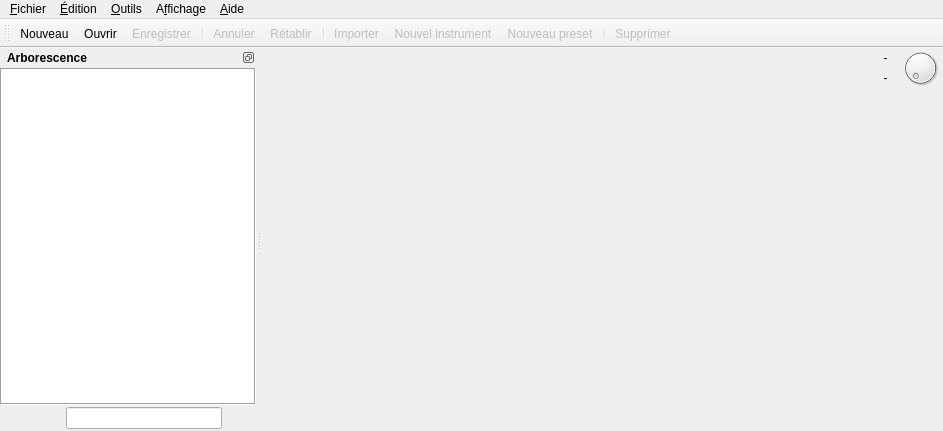
 <widget class="QMainWindow" name="MainWindow">
  <property name="geometry">
   <rect>
    <x>0</x>
    <y>0</y>
    <width>943</width>
    <height>431</height>
   </rect>
  </property>
  <property name="contextMenuPolicy">
   <enum>Qt::CustomContextMenu</enum>
  </property>
  <property name="windowTitle">
   <string>Polyphone</string>
  </property>
  <property name="windowIcon">
   <iconset resource="ressources.qrc">
    <normaloff>:/icones/icon</normaloff>:/icones/icon</iconset>
  </property>
  <property name="styleSheet">
   <string notr="true"/>
  </property>
  <property name="dockOptions">
   <set>QMainWindow::AllowNestedDocks|QMainWindow::AllowTabbedDocks|QMainWindow::AnimatedDocks</set>
  </property>
  <widget class="QWidget" name="centralWidget">
   <layout class="QGridLayout" name="gridLayout">
    <property name="margin">
     <number>0</number>
    </property>
    <property name="horizontalSpacing">
     <number>6</number>
    </property>
    <item row="0" column="0">
     <widget class="QWidget" name="ensembleKeyboard" native="true">
      <layout class="QHBoxLayout" name="horizontalLayout_4">
       <property name="spacing">
        <number>0</number>
       </property>
       <property name="margin">
        <number>0</number>
       </property>
       <item>
        <spacer name="horizontalSpacer">
         <property name="orientation">
          <enum>Qt::Horizontal</enum>
         </property>
         <property name="sizeType">
          <enum>QSizePolicy::Expanding</enum>
         </property>
         <property name="sizeHint" stdset="0">
          <size>
           <width>40</width>
           <height>20</height>
          </size>
         </property>
        </spacer>
       </item>
       <item>
        <layout class="QVBoxLayout" name="verticalLayout">
         <property name="spacing">
          <number>0</number>
         </property>
         <property name="rightMargin">
          <number>0</number>
         </property>
         <item>
          <widget class="QLabel" name="labelNote">
           <property name="minimumSize">
            <size>
             <width>25</width>
             <height>0</height>
            </size>
           </property>
           <property name="maximumSize">
            <size>
             <width>25</width>
             <height>16777215</height>
            </size>
           </property>
           <property name="font">
            <font>
             <pointsize>9</pointsize>
            </font>
           </property>
           <property name="text">
            <string>-</string>
           </property>
           <property name="alignment">
            <set>Qt::AlignCenter</set>
           </property>
          </widget>
         </item>
         <item>
          <widget class="QLabel" name="labelVelocite">
           <property name="minimumSize">
            <size>
             <width>25</width>
             <height>0</height>
            </size>
           </property>
           <property name="maximumSize">
            <size>
             <width>25</width>
             <height>16777215</height>
            </size>
           </property>
           <property name="font">
            <font>
             <pointsize>9</pointsize>
            </font>
           </property>
           <property name="text">
            <string>-</string>
           </property>
           <property name="alignment">
            <set>Qt::AlignCenter</set>
           </property>
          </widget>
         </item>
        </layout>
       </item>
       <item>
        <widget class="QDial" name="velocityButton">
         <property name="minimumSize">
          <size>
           <width>45</width>
           <height>35</height>
          </size>
         </property>
         <property name="maximumSize">
          <size>
           <width>45</width>
           <height>40</height>
          </size>
         </property>
         <property name="maximum">
          <number>127</number>
         </property>
        </widget>
       </item>
      </layout>
     </widget>
    </item>
    <item row="2" column="0">
     <widget class="QStackedWidget" name="stackedWidget">
      <property name="currentIndex">
       <number>0</number>
      </property>
      <widget class="QWidget" name="page_Soft">
       <layout class="QGridLayout" name="gridLayout_2">
        <item row="0" column="0">
         <widget class="QLabel" name="label">
          <property name="sizePolicy">
           <sizepolicy hsizetype="Maximum" vsizetype="Maximum">
            <horstretch>50</horstretch>
            <verstretch>50</verstretch>
           </sizepolicy>
          </property>
          <property name="text">
           <string/>
          </property>
          <property name="pixmap">
           <pixmap resource="ressources.qrc">:/icones/logo</pixmap>
          </property>
         </widget>
        </item>
       </layout>
      </widget>
     </widget>
    </item>
   </layout>
  </widget>
  <widget class="QMenuBar" name="Menubar">
   <property name="geometry">
    <rect>
     <x>0</x>
     <y>0</y>
     <width>943</width>
     <height>23</height>
    </rect>
   </property>
   <property name="accessibleDescription">
    <string/>
   </property>
   <widget class="QMenu" name="menuFichier">
    <property name="title">
     <string>&amp;Fichier</string>
    </property>
    <addaction name="actionNouveau"/>
    <addaction name="actionOuvrir"/>
    <addaction name="separator"/>
    <addaction name="actionEnregistrer"/>
    <addaction name="actionEnregistrer_sous"/>
    <addaction name="separator"/>
    <addaction name="actionImporter"/>
    <addaction name="actionExporter"/>
    <addaction name="separator"/>
    <addaction name="actionFichier_1"/>
    <addaction name="actionFichier_2"/>
    <addaction name="actionFichier_3"/>
    <addaction name="actionFichier_4"/>
    <addaction name="actionFichier_5"/>
    <addaction name="separator"/>
    <addaction name="actionFermer_le_fichier"/>
    <addaction name="actionQuitter"/>
   </widget>
   <widget class="QMenu" name="menu">
    <property name="title">
     <string>&amp;Aide</string>
    </property>
    <addaction name="actionSommaire"/>
    <addaction name="separator"/>
    <addaction name="actionA_propos"/>
   </widget>
   <widget class="QMenu" name="menuEdition">
    <property name="title">
     <string>&amp;Édition</string>
    </property>
    <addaction name="actionAnnuler"/>
    <addaction name="actionR_tablir"/>
    <addaction name="separator"/>
    <addaction name="actionCopier"/>
    <addaction name="actionColler"/>
    <addaction name="action_Supprimer"/>
    <addaction name="separator"/>
    <addaction name="actionRenommer"/>
    <addaction name="separator"/>
    <addaction name="actionPr_f_rences"/>
   </widget>
   <widget class="QMenu" name="menuOutils">
    <property name="title">
     <string>&amp;Outils</string>
    </property>
    <widget class="QMenu" name="menuSample">
     <property name="enabled">
      <bool>false</bool>
     </property>
     <property name="title">
      <string>&amp;Sample</string>
     </property>
     <addaction name="actionAjuster_la_fin_de_boucle"/>
     <addaction name="actionBouclage_automatique"/>
     <addaction name="action_Diminuer_sifflements"/>
     <addaction name="actionEnlever_blanc_au_d_part"/>
     <addaction name="actionFiltre_mur_de_brique"/>
     <addaction name="actionNormaliser_volume"/>
     <addaction name="action_R_glage_balance"/>
     <addaction name="actionTransposer"/>
    </widget>
    <widget class="QMenu" name="menuDivers">
     <property name="enabled">
      <bool>false</bool>
     </property>
     <property name="title">
      <string>&amp;Sf2</string>
     </property>
     <addaction name="action_Association_auto_samples"/>
     <addaction name="action_Enlever_les_l_ments_non_utilis_s"/>
     <addaction name="actionR_gler_att_nuation_minimale"/>
    </widget>
    <widget class="QMenu" name="menuInstrument">
     <property name="enabled">
      <bool>false</bool>
     </property>
     <property name="title">
      <string>&amp;Instrument</string>
     </property>
     <addaction name="action_Cr_ation_mutation_mixture"/>
     <addaction name="actionD_saccordage_ondulant"/>
     <addaction name="actionD_uplication_des_divisions"/>
     <addaction name="action_laboration_release"/>
     <addaction name="action_Param_trage_global"/>
     <addaction name="action_R_partition_automatique"/>
     <addaction name="actionSpacialisation_du_son"/>
    </widget>
    <widget class="QMenu" name="menuPreset">
     <property name="enabled">
      <bool>false</bool>
     </property>
     <property name="title">
      <string>&amp;Preset</string>
     </property>
     <addaction name="actionDuplication_des_divisions"/>
     <addaction name="action_Param_trage_global_2"/>
    </widget>
    <addaction name="menuSample"/>
    <addaction name="menuInstrument"/>
    <addaction name="menuPreset"/>
    <addaction name="menuDivers"/>
    <addaction name="actionMagn_tophone"/>
   </widget>
   <widget class="QMenu" name="menuAffichage">
    <property name="title">
     <string>A&amp;ffichage</string>
    </property>
    <widget class="QMenu" name="menuClavier">
     <property name="title">
      <string>Clavier</string>
     </property>
     <addaction name="actionAucun"/>
     <addaction name="action5_octaves"/>
     <addaction name="action6_octaves"/>
     <addaction name="action128_notes"/>
    </widget>
    <addaction name="actionBarre_d_outils"/>
    <addaction name="actionSection_modulateurs"/>
    <addaction name="menuClavier"/>
   </widget>
   <addaction name="menuFichier"/>
   <addaction name="menuEdition"/>
   <addaction name="menuOutils"/>
   <addaction name="menuAffichage"/>
   <addaction name="menu"/>
  </widget>
  <widget class="QToolBar" name="toolBar">
   <property name="windowTitle">
    <string>Barre d'outils</string>
   </property>
   <property name="toolTip">
    <string/>
   </property>
   <property name="autoFillBackground">
    <bool>false</bool>
   </property>
   <property name="allowedAreas">
    <set>Qt::BottomToolBarArea|Qt::TopToolBarArea</set>
   </property>
   <attribute name="toolBarArea">
    <enum>TopToolBarArea</enum>
   </attribute>
   <attribute name="toolBarBreak">
    <bool>false</bool>
   </attribute>
   <addaction name="actionNouveau"/>
   <addaction name="actionOuvrir"/>
   <addaction name="actionEnregistrer"/>
   <addaction name="separator"/>
   <addaction name="actionAnnuler"/>
   <addaction name="actionR_tablir"/>
   <addaction name="separator"/>
   <addaction name="actionImporter"/>
   <addaction name="actionNouvel_instrument"/>
   <addaction name="actionNouveau_preset"/>
   <addaction name="separator"/>
   <addaction name="action_Supprimer"/>
  </widget>
  <widget class="QDockWidget" name="dockWidget">
   <property name="minimumSize">
    <size>
     <width>220</width>
     <height>367</height>
    </size>
   </property>
   <property name="maximumSize">
    <size>
     <width>300</width>
     <height>524287</height>
    </size>
   </property>
   <property name="font">
    <font>
     <weight>75</weight>
     <bold>true</bold>
    </font>
   </property>
   <property name="styleSheet">
    <string notr="true">QDockWidget::title
{
	border: 0px;
	padding: 3px;
}</string>
   </property>
   <property name="features">
    <set>QDockWidget::DockWidgetFloatable|QDockWidget::DockWidgetMovable</set>
   </property>
   <property name="allowedAreas">
    <set>Qt::LeftDockWidgetArea|Qt::RightDockWidgetArea</set>
   </property>
   <property name="windowTitle">
    <string>Arborescence</string>
   </property>
   <attribute name="dockWidgetArea">
    <number>1</number>
   </attribute>
   <widget class="QWidget" name="dockWidgetContents_2">
    <layout class="QHBoxLayout" name="horizontalLayout_3">
     <property name="spacing">
      <number>0</number>
     </property>
     <property name="margin">
      <number>0</number>
     </property>
     <item>
      <layout class="QVBoxLayout" name="verticalLayout_3">
       <property name="spacing">
        <number>0</number>
       </property>
       <property name="topMargin">
        <number>0</number>
       </property>
       <item>
        <widget class="Tree" name="arborescence">
         <property name="font">
          <font>
           <weight>50</weight>
           <bold>false</bold>
          </font>
         </property>
         <property name="mouseTracking">
          <bool>false</bool>
         </property>
         <property name="contextMenuPolicy">
          <enum>Qt::CustomContextMenu</enum>
         </property>
         <property name="acceptDrops">
          <bool>false</bool>
         </property>
         <property name="frameShape">
          <enum>QFrame::Box</enum>
         </property>
         <property name="editTriggers">
          <set>QAbstractItemView::NoEditTriggers</set>
         </property>
         <property name="showDropIndicator" stdset="0">
          <bool>false</bool>
         </property>
         <property name="dragEnabled">
          <bool>true</bool>
         </property>
         <property name="dragDropMode">
          <enum>QAbstractItemView::DragDrop</enum>
         </property>
         <property name="defaultDropAction">
          <enum>Qt::IgnoreAction</enum>
         </property>
         <property name="selectionMode">
          <enum>QAbstractItemView::ExtendedSelection</enum>
         </property>
         <property name="indentation">
          <number>17</number>
         </property>
         <property name="animated">
          <bool>true</bool>
         </property>
         <property name="columnCount">
          <number>1</number>
         </property>
         <attribute name="headerVisible">
          <bool>false</bool>
         </attribute>
         <column>
          <property name="text">
           <string notr="true">1</string>
          </property>
         </column>
        </widget>
       </item>
       <item>
        <layout class="QHBoxLayout" name="horizontalLayout_2">
         <property name="spacing">
          <number>2</number>
         </property>
         <property name="margin">
          <number>2</number>
         </property>
         <item>
          <widget class="QPushButton" name="push_enrouler">
           <property name="maximumSize">
            <size>
             <width>30</width>
             <height>16777215</height>
            </size>
           </property>
           <property name="toolTip">
            <string>Enroule l'arborescence</string>
           </property>
           <property name="text">
            <string/>
           </property>
           <property name="icon">
            <iconset resource="ressources.qrc">
             <normaloff>:/icones/collapse</normaloff>:/icones/collapse</iconset>
           </property>
           <property name="checkable">
            <bool>false</bool>
           </property>
           <property name="flat">
            <bool>true</bool>
           </property>
          </widget>
         </item>
         <item>
          <widget class="QPushButton" name="push_derouler">
           <property name="maximumSize">
            <size>
             <width>30</width>
             <height>16777215</height>
            </size>
           </property>
           <property name="toolTip">
            <string>Déroule l'arborescence</string>
           </property>
           <property name="text">
            <string/>
           </property>
           <property name="icon">
            <iconset resource="ressources.qrc">
             <normaloff>:/icones/expand</normaloff>:/icones/expand</iconset>
           </property>
           <property name="flat">
            <bool>true</bool>
           </property>
          </widget>
         </item>
         <item>
          <widget class="QLineEdit" name="editSearch">
           <property name="font">
            <font>
             <weight>50</weight>
             <bold>false</bold>
            </font>
           </property>
           <property name="inputMask">
            <string/>
           </property>
           <property name="text">
            <string/>
           </property>
          </widget>
         </item>
         <item>
          <widget class="QPushButton" name="push_nosearch">
           <property name="maximumSize">
            <size>
             <width>30</width>
             <height>16777215</height>
            </size>
           </property>
           <property name="toolTip">
            <string>Efface la recherche</string>
           </property>
           <property name="text">
            <string/>
           </property>
           <property name="icon">
            <iconset resource="ressources.qrc">
             <normaloff>:/icones/erase</normaloff>:/icones/erase</iconset>
           </property>
           <property name="flat">
            <bool>true</bool>
           </property>
          </widget>
         </item>
        </layout>
       </item>
      </layout>
     </item>
    </layout>
   </widget>
  </widget>
  <action name="actionOuvrir">
   <property name="icon">
    <iconset resource="ressources.qrc">
     <normaloff>:/icones/open</normaloff>:/icones/open</iconset>
   </property>
   <property name="text">
    <string>&amp;Ouvrir...</string>
   </property>
   <property name="toolTip">
    <string>Ouvre un fichier</string>
   </property>
   <property name="shortcut">
    <string>Ctrl+O</string>
   </property>
  </action>
  <action name="actionQuitter">
   <property name="icon">
    <iconset resource="ressources.qrc">
     <normaloff>:/icones/exit</normaloff>:/icones/exit</iconset>
   </property>
   <property name="text">
    <string>&amp;Quitter</string>
   </property>
   <property name="shortcut">
    <string>Ctrl+Q</string>
   </property>
  </action>
  <action name="actionSommaire">
   <property name="icon">
    <iconset resource="ressources.qrc">
     <normaloff>:/icones/help</normaloff>:/icones/help</iconset>
   </property>
   <property name="text">
    <string>&amp;Manuel</string>
   </property>
   <property name="shortcut">
    <string>F1</string>
   </property>
  </action>
  <action name="actionA_propos">
   <property name="icon">
    <iconset resource="ressources.qrc">
     <normaloff>:/icones/about</normaloff>:/icones/about</iconset>
   </property>
   <property name="text">
    <string>&amp;A propos</string>
   </property>
  </action>
  <action name="actionEnregistrer">
   <property name="enabled">
    <bool>false</bool>
   </property>
   <property name="icon">
    <iconset resource="ressources.qrc">
     <normaloff>:/icones/save</normaloff>:/icones/save</iconset>
   </property>
   <property name="text">
    <string>&amp;Enregistrer</string>
   </property>
   <property name="toolTip">
    <string>Enregistre le fichier actuel</string>
   </property>
   <property name="shortcut">
    <string>Ctrl+S</string>
   </property>
  </action>
  <action name="actionEnregistrer_sous">
   <property name="enabled">
    <bool>false</bool>
   </property>
   <property name="icon">
    <iconset resource="ressources.qrc">
     <normaloff>:/icones/save_as</normaloff>:/icones/save_as</iconset>
   </property>
   <property name="text">
    <string>Enregistrer &amp;sous...</string>
   </property>
   <property name="toolTip">
    <string>Enregistre sous un autre fichier</string>
   </property>
   <property name="shortcut">
    <string>Ctrl+Shift+S</string>
   </property>
  </action>
  <action name="actionNouveau">
   <property name="icon">
    <iconset resource="ressources.qrc">
     <normaloff>:/icones/new</normaloff>:/icones/new</iconset>
   </property>
   <property name="text">
    <string>&amp;Nouveau...</string>
   </property>
   <property name="toolTip">
    <string>Crée un nouveau fichier</string>
   </property>
   <property name="shortcut">
    <string>Ctrl+N</string>
   </property>
  </action>
  <action name="actionAnnuler">
   <property name="enabled">
    <bool>false</bool>
   </property>
   <property name="icon">
    <iconset resource="ressources.qrc">
     <normaloff>:/icones/undo</normaloff>:/icones/undo</iconset>
   </property>
   <property name="text">
    <string comment="1">&amp;Annuler</string>
   </property>
   <property name="toolTip">
    <string>Annule la dernière action</string>
   </property>
   <property name="shortcut">
    <string>Ctrl+Z</string>
   </property>
  </action>
  <action name="actionR_tablir">
   <property name="enabled">
    <bool>false</bool>
   </property>
   <property name="icon">
    <iconset resource="ressources.qrc">
     <normaloff>:/icones/redo</normaloff>:/icones/redo</iconset>
   </property>
   <property name="text">
    <string>Ré&amp;tablir</string>
   </property>
   <property name="toolTip">
    <string>Refait la dernière action annulée</string>
   </property>
   <property name="shortcut">
    <string>Ctrl+Shift+Z</string>
   </property>
  </action>
  <action name="actionPr_f_rences">
   <property name="icon">
    <iconset resource="ressources.qrc">
     <normaloff>:/icones/settings</normaloff>:/icones/settings</iconset>
   </property>
   <property name="text">
    <string>&amp;Préférences</string>
   </property>
  </action>
  <action name="actionBarre_d_outils">
   <property name="checkable">
    <bool>true</bool>
   </property>
   <property name="checked">
    <bool>true</bool>
   </property>
   <property name="text">
    <string>&amp;Barre d'outils</string>
   </property>
  </action>
  <action name="actionFermer_le_fichier">
   <property name="enabled">
    <bool>false</bool>
   </property>
   <property name="icon">
    <iconset resource="ressources.qrc">
     <normaloff>:/icones/close</normaloff>:/icones/close</iconset>
   </property>
   <property name="text">
    <string>&amp;Fermer le fichier</string>
   </property>
   <property name="toolTip">
    <string>Ferme le fichier</string>
   </property>
   <property name="shortcut">
    <string>Ctrl+W</string>
   </property>
  </action>
  <action name="actionCopier">
   <property name="enabled">
    <bool>false</bool>
   </property>
   <property name="icon">
    <iconset resource="ressources.qrc">
     <normaloff>:/icones/copy</normaloff>:/icones/copy</iconset>
   </property>
   <property name="text">
    <string>&amp;Copier</string>
   </property>
   <property name="shortcut">
    <string>Ctrl+C</string>
   </property>
   <property name="shortcutContext">
    <enum>Qt::WidgetShortcut</enum>
   </property>
  </action>
  <action name="actionColler">
   <property name="enabled">
    <bool>false</bool>
   </property>
   <property name="icon">
    <iconset resource="ressources.qrc">
     <normaloff>:/icones/paste</normaloff>:/icones/paste</iconset>
   </property>
   <property name="text">
    <string>C&amp;oller</string>
   </property>
   <property name="shortcut">
    <string>Ctrl+V</string>
   </property>
   <property name="shortcutContext">
    <enum>Qt::WidgetShortcut</enum>
   </property>
  </action>
  <action name="action_Supprimer">
   <property name="enabled">
    <bool>false</bool>
   </property>
   <property name="icon">
    <iconset resource="ressources.qrc">
     <normaloff>:/icones/delete</normaloff>:/icones/delete</iconset>
   </property>
   <property name="text">
    <string>&amp;Supprimer</string>
   </property>
   <property name="toolTip">
    <string>Supprime un élément</string>
   </property>
   <property name="shortcut">
    <string>Del</string>
   </property>
   <property name="shortcutContext">
    <enum>Qt::WidgetShortcut</enum>
   </property>
  </action>
  <action name="action_Enlever_les_l_ments_non_utilis_s">
   <property name="enabled">
    <bool>true</bool>
   </property>
   <property name="text">
    <string>&amp;Enlever les éléments non utilisés</string>
   </property>
   <property name="toolTip">
    <string>Enleve les éléments non utilisés</string>
   </property>
  </action>
  <action name="actionRenommer">
   <property name="enabled">
    <bool>false</bool>
   </property>
   <property name="text">
    <string>&amp;Renommer</string>
   </property>
   <property name="shortcut">
    <string>F2</string>
   </property>
  </action>
  <action name="actionFichier_1">
   <property name="enabled">
    <bool>false</bool>
   </property>
   <property name="text">
    <string>fichier 1</string>
   </property>
   <property name="toolTip">
    <string>Ouvre un fichier récent</string>
   </property>
   <property name="visible">
    <bool>false</bool>
   </property>
  </action>
  <action name="actionFichier_2">
   <property name="enabled">
    <bool>false</bool>
   </property>
   <property name="text">
    <string>fichier 2</string>
   </property>
   <property name="toolTip">
    <string>Ouvre un fichier récent</string>
   </property>
   <property name="visible">
    <bool>false</bool>
   </property>
  </action>
  <action name="actionFichier_3">
   <property name="enabled">
    <bool>false</bool>
   </property>
   <property name="text">
    <string>fichier 3</string>
   </property>
   <property name="toolTip">
    <string>Ouvre un fichier récent</string>
   </property>
   <property name="visible">
    <bool>false</bool>
   </property>
  </action>
  <action name="actionFichier_4">
   <property name="enabled">
    <bool>false</bool>
   </property>
   <property name="text">
    <string>fichier 4</string>
   </property>
   <property name="toolTip">
    <string>Ouvre un fichier récent</string>
   </property>
   <property name="visible">
    <bool>false</bool>
   </property>
  </action>
  <action name="actionFichier_5">
   <property name="enabled">
    <bool>false</bool>
   </property>
   <property name="text">
    <string>fichier 5</string>
   </property>
   <property name="toolTip">
    <string>Ouvre un fichier récent</string>
   </property>
   <property name="visible">
    <bool>false</bool>
   </property>
  </action>
  <action name="actionSection_modulateurs">
   <property name="checkable">
    <bool>true</bool>
   </property>
   <property name="checked">
    <bool>true</bool>
   </property>
   <property name="text">
    <string>&amp;Section modulateurs</string>
   </property>
   <property name="toolTip">
    <string>Affiche la section modulateurs</string>
   </property>
  </action>
  <action name="actionImporter">
   <property name="enabled">
    <bool>false</bool>
   </property>
   <property name="icon">
    <iconset resource="ressources.qrc">
     <normaloff>:/icones/wave</normaloff>:/icones/wave</iconset>
   </property>
   <property name="text">
    <string>&amp;Importer ...</string>
   </property>
   <property name="toolTip">
    <string>Importe un fichier audio</string>
   </property>
  </action>
  <action name="actionExporter">
   <property name="enabled">
    <bool>false</bool>
   </property>
   <property name="text">
    <string>E&amp;xporter ...</string>
   </property>
   <property name="toolTip">
    <string>Exporte au format wav</string>
   </property>
  </action>
  <action name="actionNouvel_instrument">
   <property name="enabled">
    <bool>false</bool>
   </property>
   <property name="icon">
    <iconset resource="ressources.qrc">
     <normaloff>:/icones/sound</normaloff>:/icones/sound</iconset>
   </property>
   <property name="text">
    <string>Nouvel instrument</string>
   </property>
   <property name="toolTip">
    <string>Crée un nouvel instrument</string>
   </property>
  </action>
  <action name="actionNouveau_preset">
   <property name="enabled">
    <bool>false</bool>
   </property>
   <property name="icon">
    <iconset resource="ressources.qrc">
     <normaloff>:/icones/music</normaloff>:/icones/music</iconset>
   </property>
   <property name="text">
    <string>Nouveau preset</string>
   </property>
   <property name="toolTip">
    <string>Crée un nouveau preset</string>
   </property>
  </action>
  <action name="actionEnlever_blanc_au_d_part">
   <property name="text">
    <string>&amp;Enlever blanc au départ</string>
   </property>
  </action>
  <action name="actionAjuster_la_fin_de_boucle">
   <property name="enabled">
    <bool>true</bool>
   </property>
   <property name="text">
    <string>&amp;Ajuster à la fin de boucle</string>
   </property>
  </action>
  <action name="actionNormaliser_volume">
   <property name="text">
    <string>&amp;Normaliser volume</string>
   </property>
  </action>
  <action name="actionBouclage_automatique">
   <property name="text">
    <string>&amp;Bouclage automatique</string>
   </property>
  </action>
  <action name="actionFiltre_mur_de_brique">
   <property name="text">
    <string>&amp;Filtre &quot;mur de brique&quot;...</string>
   </property>
  </action>
  <action name="actionTransposer">
   <property name="text">
    <string>&amp;Transposer...</string>
   </property>
  </action>
  <action name="actionR_gler_att_nuation_minimale">
   <property name="text">
    <string>&amp;Régler atténuation minimale...</string>
   </property>
  </action>
  <action name="actionD_saccordage_ondulant">
   <property name="enabled">
    <bool>true</bool>
   </property>
   <property name="text">
    <string>&amp;Désaccordage ondulant...</string>
   </property>
  </action>
  <action name="actionSpacialisation_du_son">
   <property name="text">
    <string>&amp;Spatialisation du son...</string>
   </property>
  </action>
  <action name="action_R_partition_automatique">
   <property name="text">
    <string>&amp;Répartition automatique</string>
   </property>
  </action>
  <action name="actionD_uplication_des_divisions">
   <property name="text">
    <string>D&amp;uplication des divisions</string>
   </property>
  </action>
  <action name="action_Param_trage_global">
   <property name="text">
    <string>&amp;Paramétrage global...</string>
   </property>
  </action>
  <action name="action_R_glage_balance">
   <property name="text">
    <string>&amp;Réglage balance</string>
   </property>
  </action>
  <action name="action_Cr_ation_mutation_mixture">
   <property name="text">
    <string>&amp;Création mixture...</string>
   </property>
  </action>
  <action name="action_Diminuer_sifflements">
   <property name="enabled">
    <bool>true</bool>
   </property>
   <property name="text">
    <string>&amp;Diminuer sifflements...</string>
   </property>
  </action>
  <action name="action_Diminuer_sifflements_2">
   <property name="text">
    <string>&amp;Diminuer sifflements...</string>
   </property>
  </action>
  <action name="action_Clavier">
   <property name="checkable">
    <bool>true</bool>
   </property>
   <property name="checked">
    <bool>true</bool>
   </property>
   <property name="text">
    <string>&amp;Clavier</string>
   </property>
  </action>
  <action name="action5_octaves">
   <property name="checkable">
    <bool>true</bool>
   </property>
   <property name="checked">
    <bool>true</bool>
   </property>
   <property name="text">
    <string>&amp;5 octaves</string>
   </property>
  </action>
  <action name="action6_octaves">
   <property name="checkable">
    <bool>true</bool>
   </property>
   <property name="text">
    <string>&amp;6 octaves</string>
   </property>
  </action>
  <action name="action128_notes">
   <property name="checkable">
    <bool>true</bool>
   </property>
   <property name="text">
    <string>&amp;128 notes</string>
   </property>
  </action>
  <action name="actionAucun">
   <property name="checkable">
    <bool>true</bool>
   </property>
   <property name="text">
    <string>&amp;Aucun</string>
   </property>
  </action>
  <action name="actionR_initialiserInst">
   <property name="text">
    <string>&amp;Réinitialiser</string>
   </property>
  </action>
  <action name="actionR_initialiserPrst">
   <property name="text">
    <string>&amp;Réinitialiser</string>
   </property>
  </action>
  <action name="actionDuplication_des_divisions">
   <property name="text">
    <string>&amp;Duplication des divisions</string>
   </property>
  </action>
  <action name="action_laboration_release">
   <property name="text">
    <string>&amp;Élaboration release...</string>
   </property>
  </action>
  <action name="action_Param_trage_global_2">
   <property name="text">
    <string>&amp;Paramétrage global...</string>
   </property>
  </action>
  <action name="action_Association_auto_samples">
   <property name="text">
    <string>&amp;Association auto samples</string>
   </property>
  </action>
  <action name="actionMagn_tophone">
   <property name="text">
    <string>Magnétophone</string>
   </property>
  </action>
 </widget>
